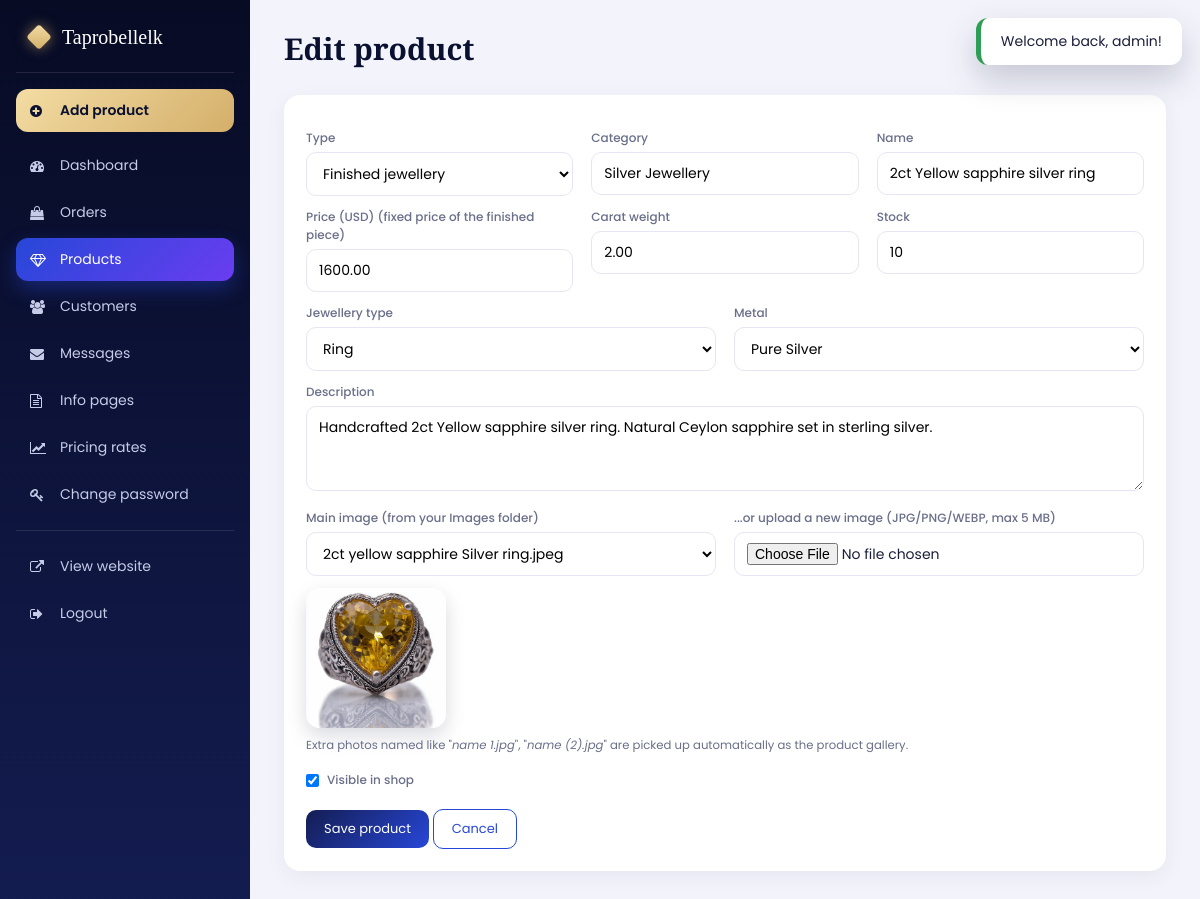
Screenshot of /admin/product_edit.php?id=28 (signed in) with the database file from the repository.
### tables this page shows
CREATE TABLE products (
  id INT AUTO_INCREMENT PRIMARY KEY,
  kind ENUM('gem','jewellery') NOT NULL,
  category VARCHAR(60) NOT NULL,
  name VARCHAR(150) NOT NULL,
  carat DECIMAL(5,2) NULL,
  price DECIMAL(10,2) NOT NULL,             
  image VARCHAR(200) NOT NULL,
  gallery TEXT NULL,                        
  description TEXT NULL,
  stock INT NOT NULL DEFAULT 1,
  jewellery_type VARCHAR(20) NULL,
  metal_code VARCHAR(20) NULL,
  is_active TINYINT(1) NOT NULL DEFAULT 1,
  created_at TIMESTAMP DEFAULT CURRENT_TIMESTAMP,
  INDEX (kind), INDEX (category)
);

CREATE TABLE jewellery_types (
  code VARCHAR(20) PRIMARY KEY,
  label VARCHAR(60) NOT NULL,
  base_grams DECIMAL(6,2) NOT NULL,         
  making_pct DECIMAL(5,2) NOT NULL,         
  setting_fee DECIMAL(10,2) NOT NULL,       
  has_size TINYINT(1) NOT NULL DEFAULT 0,
  sort_order INT NOT NULL DEFAULT 0
);

CREATE TABLE metal_rates (
  code VARCHAR(20) PRIMARY KEY,
  label VARCHAR(60) NOT NULL,
  rate_per_gram DECIMAL(10,2) NOT NULL,     
  sort_order INT NOT NULL DEFAULT 0
);

### includes/functions.php (called while the page is built, shortened)
<?php
function e($s): string { return htmlspecialchars((string)$s, ENT_QUOTES, 'UTF-8'); }
function url(string $path = ''): string { return BASE_URL . '/' . ltrim($path, '/'); }
function img(string $file): string { return url('Images/' . rawurlencode($file)); }

### includes/bootstrap.php (called while the page is built, shortened)
<?php
function db(): PDO {
    static $pdo = null;
    if ($pdo === null) {
        try {
            $pdo = new PDO(
                'mysql:host=' . DB_HOST . ';dbname=' . DB_NAME . ';charset=utf8mb4',
                DB_USER, DB_PASS,
                [PDO::ATTR_ERRMODE => PDO::ERRMODE_EXCEPTION,
                 PDO::ATTR_DEFAULT_FETCH_MODE => PDO::FETCH_ASSOC,
                 PDO::ATTR_EMULATE_PREPARES => false]
            );
        } catch (PDOException $e) {
            http_response_code(500);
            die('Database connection failed. Is MySQL running in XAMPP and did you import database/taprobellelk.sql?');
        }
    }
    return $pdo;
}
require_once __DIR__ . '/functions.php';
require_once __DIR__ . '/pricing.php';

### includes/pricing.php (called while the page is built, shortened)
<?php
function metal_rates(): array {
    static $c = null;
    if ($c === null) {
        $c = [];
        foreach (db()->query('SELECT * FROM metal_rates ORDER BY sort_order') as $r) $c[$r['code']] = $r;
    }
    return $c;
}
function jewellery_types(): array {
    static $c = null;
    if ($c === null) {
        $c = [];
        foreach (db()->query('SELECT * FROM jewellery_types ORDER BY sort_order') as $r) $c[$r['code']] = $r;
    }
    return $c;
}

### admin/product_edit.php (the view, shortened to what this page needs)
<?php
require __DIR__ . '/_layout.php';
$pdo = db();
$id = (int)($_GET['id'] ?? $_POST['id'] ?? 0);
$p = ['kind' => 'gem', 'category' => '', 'name' => '', 'carat' => '', 'price' => '', 'image' => '', 'description' => '', 'stock' => 1, 'jewellery_type' => '', 'metal_code' => '', 'is_active' => 1];
if ($id) {
    $st = $pdo->prepare('SELECT * FROM products WHERE id = ?'); $st->execute([$id]);
    $p = $st->fetch() ?: null;
}
$types = jewellery_types(); $metals = metal_rates();
$cats = $pdo->query('SELECT DISTINCT category FROM products ORDER BY category')->fetchAll(PDO::FETCH_COLUMN);
$imgs = image_files();
?>
<div class="panel" style="max-width:900px">
    <form method="post" enctype="multipart/form-data">
        <div class="form-grid">
            <div><label>Type</label><select name="kind" id="kind"><option value="jewellery" <?= $p['kind'] === 'jewellery' ? 'selected' : '' ?>>Finished jewellery</option></select></div>
            <div><label>Category</label><input list="cats" name="category" value="<?= e($p['category']) ?>" required><datalist id="cats"><?php foreach ($cats as $c) echo '<option value="' . e($c) . '">'; ?></datalist></div>
            <div><label>Name</label><input type="text" name="name" value="<?= e($p['name']) ?>" required maxlength="150"></div>
            <div><label>Price (USD) <span id="priceHint" class="muted"></span></label><input type="number" step="0.01" min="0" name="price" value="<?= e($p['price']) ?>" required></div>
            <div><label>Carat weight</label><input type="number" step="0.01" min="0" name="carat" value="<?= e($p['carat']) ?>"></div>
            <div><label>Stock</label><input type="number" min="0" name="stock" value="<?= (int)$p['stock'] ?>"></div>
        </div>
        <div class="form-grid" id="jewel" style="display:none">
            <div><label>Jewellery type</label><select name="jewellery_type"><option value="">-</option><?php foreach ($types as $c => $t) echo '<option value="' . e($c) . '" ' . ($p['jewellery_type'] === $c ? 'selected' : '') . '>' . e($t['label']) . '</option>'; ?></select></div>
            <div><label>Metal</label><select name="metal_code"><option value="">-</option><?php foreach ($metals as $c => $m) echo '<option value="' . e($c) . '" ' . ($p['metal_code'] === $c ? 'selected' : '') . '>' . e($m['label']) . '</option>'; ?></select></div>
        </div>
        <label>Description</label><textarea name="description" rows="3"><?= e($p['description']) ?></textarea>
        <div class="form-grid">
            <div><label>Main image (from your Images folder)</label>
                <select name="image" id="imgSel"><option value="">- choose -</option>
                <?php foreach ($imgs as $f) echo '<option value="' . e($f) . '" ' . ($p['image'] === $f ? 'selected' : '') . '>' . e($f) . '</option>'; ?></select></div>
            <div><label>...or upload a new image (JPG/PNG/WEBP, max 5 MB)</label><input type="file" name="upload" accept="image/jpeg,image/png,image/webp,image/gif"></div>
        </div>
        <p style="margin-top:12px"><img id="prev" class="preview" src="<?= $p['image'] ? e(img($p['image'])) : '' ?>" style="<?= $p['image'] ? '' : 'display:none' ?>" alt="">
        <br><small class="muted">Extra photos named like "<i>name 1.jpg</i>", "<i>name (2).jpg</i>" are picked up automatically as the product gallery.</small></p>
        <label style="display:flex;gap:8px;align-items:center;margin-top:16px"><input type="checkbox" name="is_active" style="width:auto" <?= $p['is_active'] ? 'checked' : '' ?>> Visible in shop</label>
        <p style="margin-top:20px"><button class="btn" type="submit">Save product</button> <a class="btn ghost" href="<?= url('admin/products.php') ?>">Cancel</a></p>
    </form>
</div>

### assets/admin.css (style rules this page uses)
:root { --navy:#0a1030;--navy2:#141d52;--sapphire:#2747d8;--violet:#6a3df0;--gold:#d4af6a;--gold2:#f3dca3;--rose:#ff6b8a;--bg:#f3f4fb;--ink:#1b1f3a;--muted:#6a6f8a;--line:#e4e6f3;--ok:#2e9e55;--warn:#e0a100;--bad:#d6405a }
* { box-sizing:border-box;margin:0;padding:0 }
body { font-family:'Poppins',sans-serif;background:var(--bg);color:var(--ink);font-size:14px }
a { color:var(--sapphire);text-decoration:none }
.panel { background:#fff;border-radius:16px;padding:22px;box-shadow:0 6px 20px rgba(10,16,48,.06);margin-bottom:24px;overflow-x:auto }
.btn { display:inline-block;background:linear-gradient(135deg,var(--navy2),var(--sapphire));color:#fff;border:none;border-radius:10px;padding:9px 18px;font-family:inherit;font-size:13px;cursor:pointer;text-decoration:none;transition:.3s }
.btn.ghost { background:#fff;color:var(--sapphire);border:1px solid var(--sapphire) }
input,select,textarea { font-family:inherit;font-size:14px;padding:10px 12px;border:1.5px solid var(--line);border-radius:10px;width:100%;background:#fff;transition:.25s }
label { display:block;font-size:12px;font-weight:500;color:var(--muted);margin:12px 0 5px }
.form-grid { display:grid;grid-template-columns:repeat(auto-fit,minmax(220px,1fr));gap:0 18px }
.muted { color:var(--muted) }
.preview { width:140px;height:140px;object-fit:cover;border-radius:14px;box-shadow:0 8px 20px rgba(10,16,48,.15) }

### rows the page displays
products: kind "Finished jewellery", category "Silver Jewellery", name "2ct Yellow sapphire silver ring", price "1600.00", carat "2.00", stock "10", jewellery_type "Ring", metal_code "Pure Silver", description "Handcrafted 2ct Yellow sapphire silver ring. Natural Ceylon sapphire set in sterling silver.", image (picture), is_active "☑"

### other values shown
$label "Dashboard"
$label "Orders"
$label "Products"
$label "Customers"
$label "Messages"
$label "Info pages"
$label "Pricing rates"
$label "Change password"
$title "Edit product"
$m "Welcome back, admin!"
form field image "2ct yellow sapphire Silver ring.jpeg"
